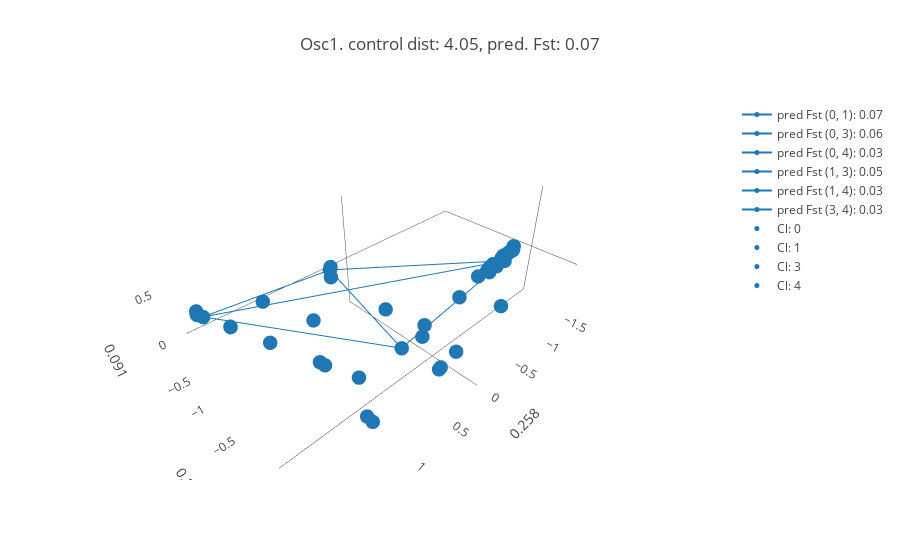

The cell this chart's notebook holds for it:
### Code cell
#### Making it interesting:
Vertices= [0,1,3,4]

fig_vertix= []
d= 0

for pair in it.combinations(Vertices,2):
    coordinates= [np.mean(feat_unbias[label_select[z],:],axis= 0) for z in pair]
    coordinates= np.array(coordinates)
    
    MS_pair_dist= pairwise_distances(coordinates,metric= 'euclidean')
    MS_pair_dist= MS_pair_dist[iu_control][0]
    MS_pair_fst= m_coeff_II * np.exp(m_coeff * np.log(MS_pair_dist) + b) + b_II
    
    fig_vertix.append(go.Scatter3d(
    x= coordinates[:,0],
    y= coordinates[:,1], 
    z= coordinates[:,2],
    text= ['group: {}'.format(x) for x in pair], 
    name= 'pred Fst {}: {}'.format(pair, round(MS_pair_fst,2)),
    marker=dict(
        size=5,
        color= '#1f77b4'
    ),
    line=dict(
        color= d,
        width= 2,
    )))
    
    d += 1


fig_vertix.extend([go.Scatter3d(
x= feat_unbias[label_select[i],0],
y= feat_unbias[label_select[i],1], 
z= feat_unbias[label_select[i],2],
mode= 'markers',
name= 'Cl: {}'.format(i),
marker=dict(
    size=5,
    color= '#1f77b4'
)
) for i in Vertices])


layout = go.Layout(
    title= 'Osc1. control dist: {}, pred. Fst: {}'.format(round(unbias_control_dist,2),round(unbias_control_fst,2)
),
    scene= Scene(
    yaxis=dict(
        showgrid= False,
        title='{}'.format(round(var_comps[1],3))),
    xaxis=dict(
        showgrid= False,
        title= '{}'.format(round(var_comps[0],3))),
    zaxis=dict(
        showgrid= False,
        title= '{}'.format(round(var_comps[2],3))))
)


fig = go.Figure(data=fig_vertix,layout= layout)
iplot(fig)

### Figure 1 — Plotly figure (JSON) as saved in the notebook; plotly's stock layout.template omitted (floating-point values rounded to 4 significant figures; data arrays with more than 128 entries replaced by an {"elided": "..."} marker saying what was removed)
{"data": [{"line": {"color": 0, "width": 2}, "marker": {"color": "#1f77b4", "size": 5}, "name": "pred Fst (0, 1): 0.07", "text": ["group: 0", "group: 1"], "type": "scatter3d", "x": [-1.399, 1.661], "y": [-0.1616, -1.201], "z": [-0.149, 0.1632]}, {"line": {"color": 1, "width": 2}, "marker": {"color": "#1f77b4", "size": 5}, "name": "pred Fst (0, 3): 0.06", "text": ["group: 0", "group: 3"], "type": "scatter3d", "x": [-1.399, 0.8618], "y": [-0.1616, -0.3906], "z": [-0.149, 0.6493]}, {"line": {"color": 2, "width": 2}, "marker": {"color": "#1f77b4", "size": 5}, "name": "pred Fst (0, 4): 0.03", "text": ["group: 0", "group: 4"], "type": "scatter3d", "x": [-1.399, 0.5625], "y": [-0.1616, 0.1205], "z": [-0.149, -0.05436]}, {"line": {"color": 3, "width": 2}, "marker": {"color": "#1f77b4", "size": 5}, "name": "pred Fst (1, 3): 0.05", "text": ["group: 1", "group: 3"], "type": "scatter3d", "x": [1.661, 0.8618], "y": [-1.201, -0.3906], "z": [0.1632, 0.6493]}, {"line": {"color": 4, "width": 2}, "marker": {"color": "#1f77b4", "size": 5}, "name": "pred Fst (1, 4): 0.03", "text": ["group: 1", "group: 4"], "type": "scatter3d", "x": [1.661, 0.5625], "y": [-1.201, 0.1205], "z": [0.1632, -0.05436]}, {"line": {"color": 5, "width": 2}, "marker": {"color": "#1f77b4", "size": 5}, "name": "pred Fst (3, 4): 0.03", "text": ["group: 3", "group: 4"], "type": "scatter3d", "x": [0.8618, 0.5625], "y": [-0.3906, 0.1205], "z": [0.6493, -0.05436]}, {"marker": {"color": "#1f77b4", "size": 5}, "mode": "markers", "name": "Cl: 0", "type": "scatter3d", "x": {"elided": "386 float values"}, "y": {"elided": "386 float values"}, "z": {"elided": "386 float values"}}, {"marker": {"color": "#1f77b4", "size": 5}, "mode": "markers", "name": "Cl: 1", "type": "scatter3d", "x": {"elided": "198 float values"}, "y": {"elided": "198 float values"}, "z": {"elided": "198 float values"}}, {"marker": {"color": "#1f77b4", "size": 5}, "mode": "markers", "name": "Cl: 3", "type": "scatter3d", "x": [0.8624, 0.8624, 0.8624, 0.8624, 0.8624, 0.8624, 0.8624, 0.8713, 0.8624, 0.8624, 0.8624, 0.8624, 0.8624, 0.8624, 0.8624, 0.8713, 0.8624, 0.8624, 0.8624, 0.8624, 0.8624, 0.8435, 0.8624, 0.8624, 0.8624, 0.8624, 0.8435, 0.8624, 0.8624, 0.8624, 0.8624, 0.8624, 0.8624], "y": [-0.3907, -0.3907, -0.3907, -0.3907, -0.3907, -0.3907, -0.3907, -0.3644, -0.3907, -0.3907, -0.3907, -0.3907, -0.3907, -0.3907, -0.3907, -0.3644, -0.3907, -0.3907, -0.3907, -0.3907, -0.3907, -0.4145, -0.3907, -0.3907, -0.3907, -0.3907, -0.4145, -0.3907, -0.3907, -0.3907, -0.3907, -0.3907, -0.3907], "z": [0.6523, 0.6523, 0.6523, 0.6523, 0.6523, 0.6523, 0.6523, 0.694, 0.6523, 0.6523, 0.6523, 0.6523, 0.6523, 0.6523, 0.6523, 0.694, 0.6523, 0.6523, 0.6523, 0.6523, 0.6523, 0.5606, 0.6523, 0.6523, 0.6523, 0.6523, 0.5606, 0.6523, 0.6523, 0.6523, 0.6523, 0.6523, 0.6523]}, {"marker": {"color": "#1f77b4", "size": 5}, "mode": "markers", "name": "Cl: 4", "type": "scatter3d", "x": [0.348, 1.001, 1.073, 0.348, 0.5414, 0.348, 0.08601, 0.916, 0.348, 1.002, 1.002, 0.348, 0.348, 0.4341, 0.348, 0.348, 1.011, 0.4615, 1.109, -0.3473, 0.7383], "y": [0.1837, -0.5154, -0.3131, 0.1837, -0.09439, 0.1837, 0.3496, -0.04971, 0.1837, 0.2088, 0.2088, 0.1837, 0.1837, 0.4422, 0.1837, 0.1837, 0.1479, 0.4796, -0.3278, 0.01485, 0.5105], "z": [0.1144, 0.1407, -0.2049, 0.1144, 0.2396, 0.1144, -0.257, -0.2776, 0.1144, -0.5628, -0.5628, 0.1144, 0.1144, -0.1708, 0.1144, 0.1144, -0.5373, -0.1015, -0.1524, -0.03488, 0.4254]}], "layout": {"scene": {"xaxis": {"showgrid": false, "title": "0.258"}, "yaxis": {"showgrid": false, "title": "0.105"}, "zaxis": {"showgrid": false, "title": "0.091"}}, "title": "Osc1. control dist: 4.05, pred. Fst: 0.07"}}
